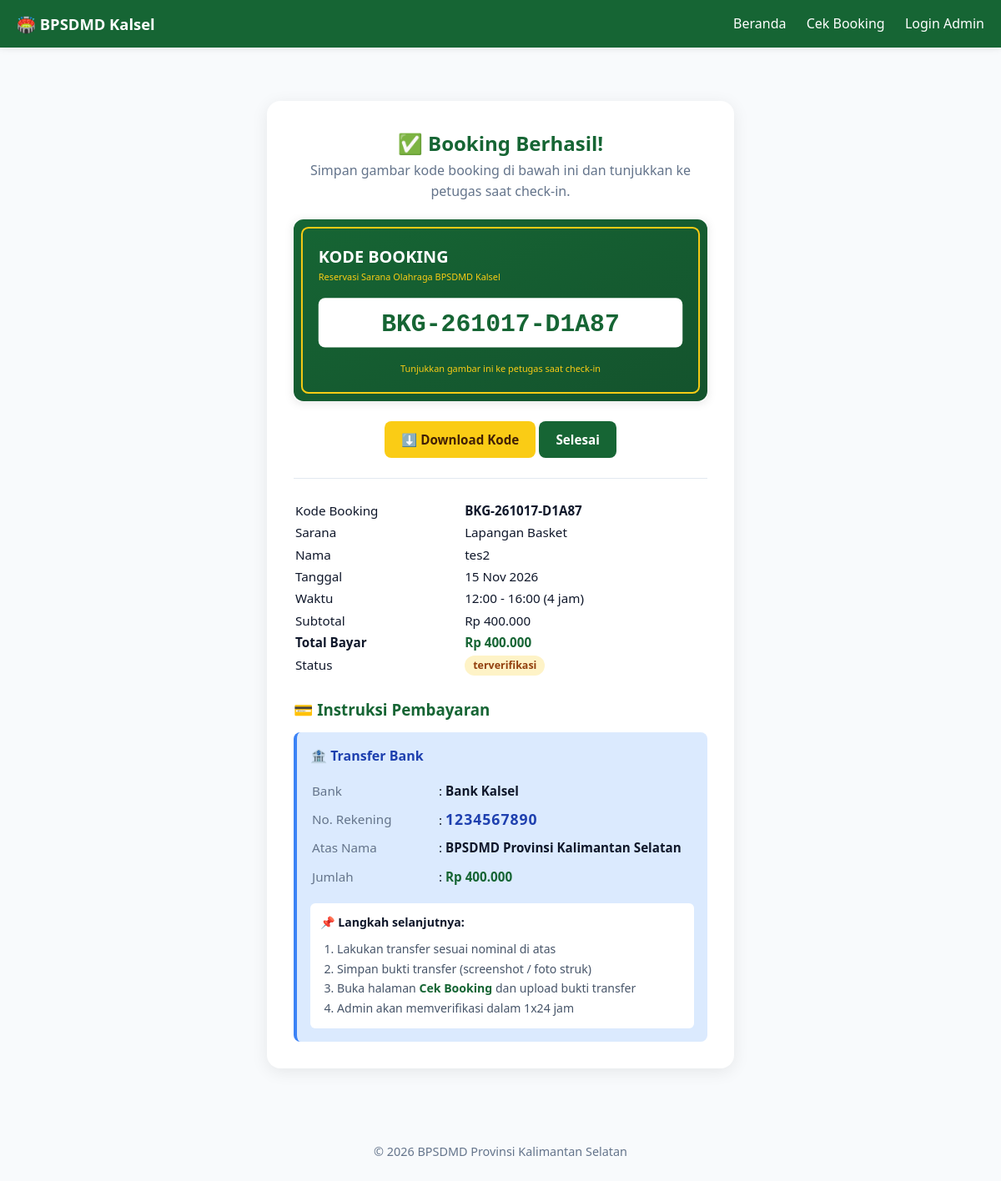
The page /pages/booking_sukses.php?id=2 on the database its author committed.
### tables this page shows
CREATE TABLE `booking` (
  `id` int(11) NOT NULL,
  `kode_booking` varchar(20) NOT NULL,
  `sarana_id` int(11) NOT NULL,
  `nama_penyewa` varchar(100) NOT NULL,
  `no_hp` varchar(20) NOT NULL,
  `email` varchar(100) DEFAULT NULL,
  `instansi` varchar(150) DEFAULT NULL,
  `tanggal` date NOT NULL,
  `jam_mulai` time NOT NULL,
  `jam_selesai` time NOT NULL,
  `durasi_jam` int(11) NOT NULL,
  `harga_per_jam` decimal(12,2) NOT NULL,
  `subtotal` decimal(12,2) NOT NULL,
  `diskon_id` int(11) DEFAULT NULL,
  `diskon_persen` decimal(5,2) DEFAULT 0.00,
  `total_bayar` decimal(12,2) NOT NULL,
  `metode_pembayaran` enum('tunai','transfer') DEFAULT NULL,
  `status_pembayaran` enum('belum_bayar','menunggu_verifikasi','berhasil','gagal') DEFAULT 'belum_bayar',
  `bukti_transfer` varchar(255) DEFAULT NULL,
  `catatan_pembayaran` text DEFAULT NULL,
  `verified_payment_by` int(11) DEFAULT NULL,
  `verified_payment_at` datetime DEFAULT NULL,
  `status` enum('pending','terverifikasi','ditolak','selesai','batal') DEFAULT 'pending',
  `kode_gambar` varchar(255) DEFAULT NULL,
  `catatan_petugas` text DEFAULT NULL,
  `verified_by` int(11) DEFAULT NULL,
  `verified_at` datetime DEFAULT NULL,
  `created_at` timestamp NOT NULL DEFAULT current_timestamp()
);

CREATE TABLE `sarana` (
  `id` int(11) NOT NULL,
  `nama` varchar(100) NOT NULL,
  `slug` varchar(150) DEFAULT NULL,
  `jenis` varchar(50) DEFAULT NULL,
  `deskripsi` text DEFAULT NULL,
  `kelengkapan` text DEFAULT NULL,
  `harga_per_jam` decimal(12,2) NOT NULL,
  `gambar` varchar(255) DEFAULT NULL,
  `galeri` text DEFAULT NULL,
  `status` enum('tersedia','maintenance') DEFAULT 'tersedia',
  `created_at` timestamp NOT NULL DEFAULT current_timestamp()
);

CREATE TABLE `pengaturan` (
  `id` int(11) NOT NULL,
  `kunci` varchar(50) NOT NULL,
  `nilai` text DEFAULT NULL,
  `updated_at` timestamp NOT NULL DEFAULT current_timestamp() ON UPDATE current_timestamp()
);

### includes/functions.php (called while the page is built, shortened)
<?php
function e($str) { return htmlspecialchars($str ?? '', ENT_QUOTES, 'UTF-8'); }
function getPengaturan($conn, $kunci, $default = '') {
    $stmt = $conn->prepare("SELECT nilai FROM pengaturan WHERE kunci=?");
    $stmt->bind_param('s', $kunci);
    $stmt->execute();
    $r = $stmt->get_result()->fetch_assoc();
    return $r ? $r['nilai'] : $default;
}

### pages/booking_sukses.php (the view, shortened to what this page needs)
<?php
require_once __DIR__ . '/../includes/auth.php';
$id = (int)($_GET['id'] ?? 0);
$b = $conn->query("SELECT b.*, s.nama AS sarana FROM booking b JOIN sarana s ON s.id=b.sarana_id WHERE b.id=$id")->fetch_assoc();
$namaBank     = getPengaturan($conn, 'nama_bank', 'Bank Kalsel');
$noRekening   = getPengaturan($conn, 'nomor_rekening', '-');
$pemilik      = getPengaturan($conn, 'nama_pemilik_rekening', '-');
$catatanTunai = getPengaturan($conn, 'catatan_tunai', '');
require_once __DIR__ . '/../includes/header.php';
?>
<div class="container page">
  <div class="kode-box">
    <h2 style="color:#166534;">✅ Booking Berhasil!</h2>
    <p style="color:#64748b;margin-bottom:20px;">Simpan gambar kode booking di bawah ini dan tunjukkan ke petugas saat check-in.</p>
    <img src="<?= BASE_URL . '/' . e($b['kode_gambar']) ?>" alt="Kode Booking" style="max-width:100%;border-radius:8px;">
    <p style="margin-top:16px;">
      <a href="<?= BASE_URL . '/' . e($b['kode_gambar']) ?>" download="kode-<?= e($b['kode_booking']) ?>.svg" class="btn btn-accent">⬇️ Download Kode</a>
      <a href="<?= BASE_URL ?>/index.php" class="btn btn-primary">Selesai</a>
    </p>
    <hr style="margin:24px 0;border:none;border-top:1px solid #e2e8f0;">
    <table style="width:100%;text-align:left;font-size:.95rem;">
      <tr><td>Kode Booking</td><td><strong><?= e($b['kode_booking']) ?></strong></td></tr>
      <tr><td>Sarana</td><td><?= e($b['sarana']) ?></td></tr>
      <tr><td>Nama</td><td><?= e($b['nama_penyewa']) ?></td></tr>
      <tr><td>Tanggal</td><td><?= date('d M Y', strtotime($b['tanggal'])) ?></td></tr>
      <tr><td>Waktu</td><td><?= substr($b['jam_mulai'],0,5) ?> - <?= substr($b['jam_selesai'],0,5) ?> (<?= $b['durasi_jam'] ?> jam)</td></tr>
      <tr><td>Subtotal</td><td>Rp <?= number_format($b['subtotal'],0,',','.') ?></td></tr>
      <tr><td><strong>Total Bayar</strong></td><td><strong style="color:#166534;">Rp <?= number_format($b['total_bayar'],0,',','.') ?></strong></td></tr>
      <tr><td>Status</td><td><span class="badge badge-warning"><?= e($b['status']) ?></span></td></tr>
    </table>
    <div style="margin-top:24px;text-align:left;">
      <h3 style="color:#166534;margin-bottom:12px;">💳 Instruksi Pembayaran</h3>
      <?php if ($b['metode_pembayaran'] === 'tunai'): ?>
        <div style="background:#fef3c7;border-left:4px solid #f59e0b;border-radius:8px;padding:16px;">
          <div style="font-weight:700;color:#92400e;margin-bottom:6px;">💵 Pembayaran Tunai</div>
          <p style="color:#78350f;font-size:.92rem;line-height:1.6;">
            <?= nl2br(e($catatanTunai)) ?>
          </p>
          <div style="margin-top:10px;padding:10px;background:#fff;border-radius:6px;">
            <strong>Total yang harus dibayar:</strong>
            <span style="color:#166534;font-size:1.15rem;font-weight:800;">
              Rp <?= number_format($b['total_bayar'],0,',','.') ?>
            </span>
          </div>
        </div>
      <?php elseif ($b['metode_pembayaran'] === 'transfer'): ?>
        <div style="background:#dbeafe;border-left:4px solid #3b82f6;border-radius:8px;padding:16px;">
          <div style="font-weight:700;color:#1e40af;margin-bottom:10px;">🏦 Transfer Bank</div>
          <table style="width:100%;font-size:.95rem;">
            <tr><td style="color:#64748b;padding:4px 0;width:150px;">Bank</td><td>: <strong><?= e($namaBank) ?></strong></td></tr>
            <tr><td style="color:#64748b;padding:4px 0;">No. Rekening</td>
                <td>: <strong style="font-size:1.1rem;color:#1e40af;letter-spacing:1px;"><?= e($noRekening) ?></strong></td></tr>
            <tr><td style="color:#64748b;padding:4px 0;">Atas Nama</td><td>: <strong><?= e($pemilik) ?></strong></td></tr>
            <tr><td style="color:#64748b;padding:4px 0;">Jumlah</td>
                <td>: <strong style="color:#166534;">Rp <?= number_format($b['total_bayar'],0,',','.') ?></strong></td></tr>
          </table>
          <div style="margin-top:14px;padding:12px;background:#fff;border-radius:6px;font-size:.88rem;">
            <strong>📌 Langkah selanjutnya:</strong>
            <ol style="margin:8px 0 0 20px;color:#475569;line-height:1.7;">
              <li>Lakukan transfer sesuai nominal di atas</li>
              <li>Simpan bukti transfer (screenshot / foto struk)</li>
              <li>Buka halaman
                <a href="<?= BASE_URL ?>/pages/cek_booking.php?q=<?= urlencode($b['kode_booking']) ?>"
                   style="color:#166534;font-weight:700;">Cek Booking</a>
                dan upload bukti transfer
              </li>
              <li>Admin akan memverifikasi dalam 1x24 jam</li>
            </ol>
          </div>
        </div>
      <?php endif; ?>
    </div>
  </div>
</div>
<?php require_once __DIR__ . '/../includes/footer.php'; ?>

### assets/css/style.css (style rules this page uses)
:root { --primary:#166534; --primary-dark:#14532d; --accent:#facc15; --bg:#f8fafc; --card:#ffffff; --text:#0f172a; --muted:#64748b; --border:#e2e8f0; --danger:#dc2626; --success:#16a34a; --warning:#f59e0b; }
* { box-sizing:border-box;margin:0;padding:0; }
body { font-family:'Segoe UI',system-ui,sans-serif;background:var(--bg);color:var(--text);line-height:1.6; }
a { color:var(--primary);text-decoration:none; }
.container { max-width:1200px;margin:0 auto;padding:0 20px; }
.page { padding:32px 0; }
.badge { display:inline-block;padding:2px 10px;border-radius:20px;font-size:.78rem;font-weight:600; }
.badge-warning { background:#fef3c7;color:#92400e; }
.btn { display:inline-block;padding:10px 20px;border:none;border-radius:8px;font-weight:600;cursor:pointer;font-size:.95rem;transition:.2s; }
.btn-primary { background:var(--primary);color:#fff; }
.btn-accent { background:var(--accent);color:#422006; }
.kode-box { text-align:center;background:#fff;padding:32px;border-radius:16px;box-shadow:0 4px 20px rgba(0,0,0,.08);max-width:560px;margin:32px auto; }
.kode-box img { max-width:100%;border-radius:8px;box-shadow:0 2px 12px rgba(0,0,0,.1); }

### rows shown on the page
booking: kode_gambar (picture), kode_booking "BKG-261017-D1A87", sarana.nama "Lapangan Basket", nama_penyewa "tes2", tanggal "15 Nov 2026", jam_mulai "12:00", jam_selesai "16:00", durasi_jam "4", subtotal "400.000", total_bayar "400.000", status "terverifikasi"
pengaturan: nilai "Bank Kalsel"
pengaturan: nilai "1234567890"
pengaturan: nilai "BPSDMD Provinsi Kalimantan Selatan"
